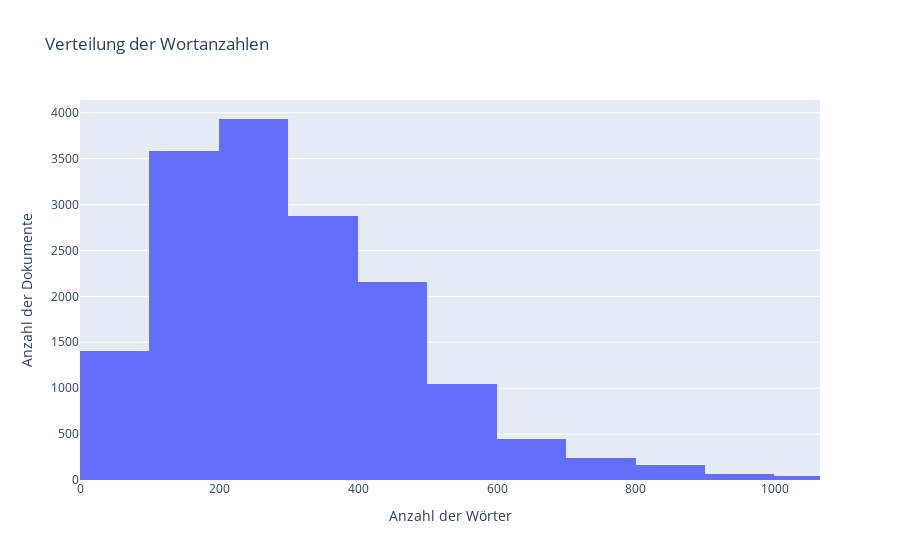

Here is the notebook cell this chart was saved with:
### Markdown cell above
## Wie lang sind die Texte in der DB?

### Code cell
# Artikel aus MongoDB abrufen
articles_cursor = articles_collection.find({}, {'preprocessed_text': 1, '_id': 1})

# Listen und Variablen für Daten und Längeninformationen
texts = []
word_counts = []
ids = []
min_length = 0  # Unendlich hoch initialisieren
max_length = 0
total_length = 0
total_documents = 0
min_text = ""
max_text = ""

# Daten aus Cursor extrahieren und Längen analysieren
for article in articles_cursor:
    text = article.get('preprocessed_text', "")
    words = text.split()
    word_count = len(words)
    
    # Textdaten für den Graphen sammeln
    texts.append(text)
    word_counts.append(word_count)
    ids.append(str(article['_id']))  # Konvertiere ObjectId zu string für die Anzeige

    # Längeninformationen aktualisieren
    total_length += word_count
    total_documents += 1

    if word_count < min_length:
        min_length = word_count
        #min_text = text

    if word_count > max_length:
        max_length = word_count
        #max_text = text

# Durchschnittliche Wortanzahl berechnen
average_length = total_length / total_documents if total_documents > 0 else 0

# Ergebnisse ausgeben
print("Kürzester Text: ", min_length)
print("Längster Text: ", max_length)
print("Durchschnittliche Anzahl der Wörter: ", average_length)

# Daten in einen DataFrame umwandeln
df = pd.DataFrame({
    'Text': texts,
    'Word Count': word_counts,
    'ID': ids
})

# DataFrame nach 'Word Count' absteigend sortieren
df = df.sort_values(by='Word Count', ascending=False)
df

# Histogramm erstellen mit Plotly Express
fig = px.histogram(df, x='Word Count', nbins=100, title="Verteilung der Wortanzahlen")
fig.update_layout(xaxis_title='Anzahl der Wörter', yaxis_title='Anzahl der Dokumente')
fig.show()

### Figure 1 — Plotly figure (JSON) as saved in the notebook; plotly's stock layout.template omitted (floating-point values rounded to 4 significant figures; data arrays with more than 128 entries replaced by an {"elided": "..."} marker saying what was removed)
{"data": [{"alignmentgroup": "True", "bingroup": "x", "hovertemplate": "Word Count=%{x}<br>count=%{y}<extra></extra>", "legendgroup": "", "marker": {"color": "#636efa", "pattern": {"shape": ""}}, "name": "", "nbinsx": 100, "offsetgroup": "", "orientation": "v", "showlegend": false, "type": "histogram", "x": {"elided": "16181 int values"}, "xaxis": "x", "yaxis": "y"}], "layout": {"autosize": true, "barmode": "relative", "legend": {"tracegroupgap": 0}, "title": {"text": "Verteilung der Wortanzahlen"}, "xaxis": {"anchor": "y", "autorange": false, "domain": [0, 1], "range": [-0.5, 1065.0], "title": {"text": "Anzahl der Wörter"}, "type": "linear"}, "yaxis": {"anchor": "x", "autorange": true, "domain": [0, 1], "range": [0, 4139.0], "title": {"text": "Anzahl der Dokumente"}}}}
